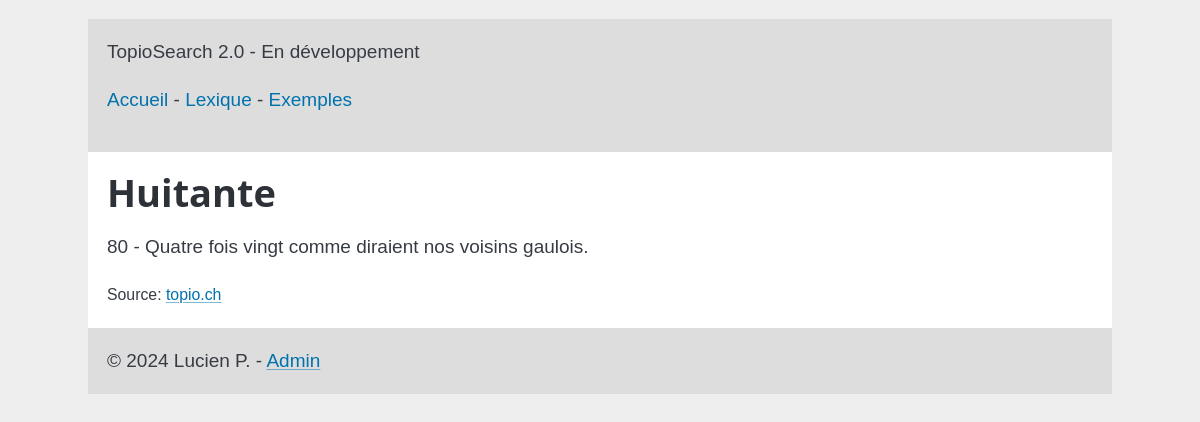
Page /terms/huitante--t/ on the committed database.
### term/models.py (models this page shows, shortened)
class Term(models.Model):
    url = models.CharField(max_length=64, unique=True, default="undefined")
    name = models.CharField(max_length=64)
    type = models.CharField(max_length=32, null=True, blank=True)
    definition = models.TextField()
    example = models.TextField(null=True, blank=True)
    alternative_forms = models.CharField(max_length=300, null=True, blank=True)
    copyright = models.CharField(max_length=64, null=True, blank=True)
    origin = models.CharField(max_length=300, null=True, blank=True)
    date_added = models.DateTimeField(db_default=Now())
    date_edited = models.DateTimeField(db_default=Now())
    key = models.IntegerField()

### term/views.py (the view)
# urls.py: path('<slug:url>/', views.term, name='term'),
def term(request,url):
    term = Term.objects.get(url=url)
    params = {
        'term': term,
    }
    return render(request, 'term/index.html',params)

### term/templates/term/index.html (shortened to what this page needs)
{% include 'header.html' %}
    <main id="term__single">
        <h1>{{ term.name }}{% if term.type %} <small>{{ term.type }}</small>{% endif %}</h1>
        <p>{{ term.definition }}</p>
        <div class="copyright"><small>Source: <a href="{{ term.origin }}" target="_blank">{{ term.copyright }}</a></small></div>
    </main>
{% include 'footer.html' %}

### main/static/style.css (style rules this page uses)
html { background-color:#eee; }
body { margin: 1em auto; max-width: 1024px; box-sizing: border-box; font-family: 'Alegreya Sans', sans-serif; }
main { background-color:#fff;padding: 1em; }

### rows in the picture
Term: name "Huitante", definition "80 - Quatre fois vingt comme diraient nos voisins gaulois.", copyright "topio.ch"
